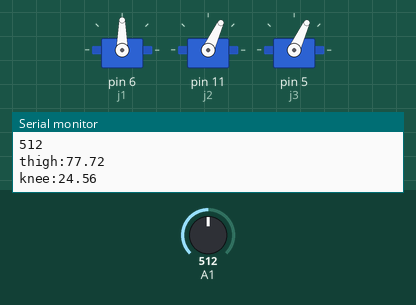
Bench run of a sketch on a simulated Arduino Uno, built with avr-gcc and run on an emulated ATmega328P. Parts: 3 × servo, the last lines printed to the serial monitor. The inputs (shaded band) are chosen by the test bench; at power-on: A1 = 512.

Above: at 0.05 s.
At 1.1 s:
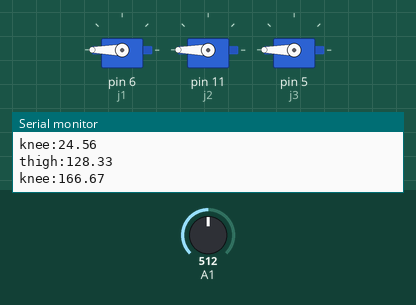
Timing chart, 0 to 3.0 s (numbered marks = the images above):
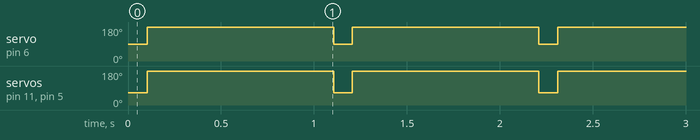

The sketch:

ik_1.ino
```cpp
#include <Servo.h>

Servo j1;
Servo j2;
Servo j3;

#define thighLength 150
#define shinLength 150

// float z;
float angle1;
float angle1a;
float angle1b;
float angle1c;
float angle1Degrees;
float kneeAngleDegree;
float kneeAngle;
float pi=3.17159;

float servoAngle1;
float servoAngle2;


float ikCalculate(int z){
  angle1a = sq(thighLength)+sq(z)-sq(shinLength);
  angle1b = 2*thighLength*z;
  angle1c = angle1a/angle1b;
  angle1 = acos(angle1c);
  kneeAngle = pi-(angle1*2);

  angle1Degrees = angle1 *(180/pi);
  kneeAngleDegree = kneeAngle * (180/pi);


  return angle1Degrees, kneeAngleDegree;

}


void setup() {
  Serial.begin(9600);
  j1.attach(6);
  j2.attach(11);
  j3.attach(5);


}

void loop() {

  int data = analogRead(A1);
  Serial.println(data);
  servoAngle1, servoAngle2 = ikCalculate(60);
  Serial.print("thigh:");
  Serial.println(angle1Degrees);
  Serial.print("knee:");
  Serial.println(kneeAngleDegree);
  j1.write(90-servoAngle1);
  j2.write(90-servoAngle2);
  j3.write(90-servoAngle2);
  delay(100);

    servoAngle1, servoAngle2 = ikCalculate(130);
  Serial.print("thigh:");
  Serial.println(angle1Degrees);
  Serial.print("knee:");
  Serial.println(90-kneeAngleDegree);
  j1.write(180-servoAngle1);
  j2.write(180-servoAngle2);
  j3.write(180-servoAngle2);
  delay(1000);


  // servoAngle1, servoAngle2 = ikCalculate(140);
  // j1.write(servoAngle1);
  // j2.write(servoAngle2);

}
```

Measured:
- by itself, servo on pin 6 (j1): alternates 180° for 1.0 s and 90° for 0.10 s
- by itself, servo on pin 11 (j2), servo on pin 5 (j3): alternates 180° for 1.0 s and 65° for 0.10 s
